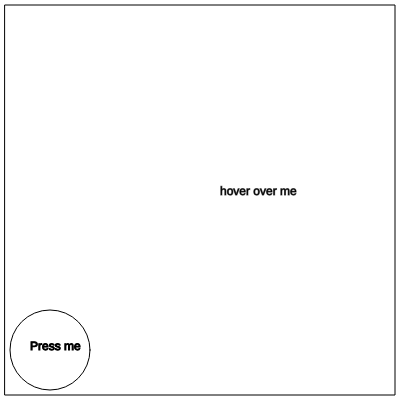
Frame 1 (no input)
Frame 60 (no input): identical to frame 1, image omitted
Frame 120 (the mouse pressed at the canvas centre since frame 60): identical to frame 1, image omitted

The p5.js sketch that drew this single still picture (run headless with seeded random() and noise() and a simulated clock; from frame 60 on, the mouse is pressed at the canvas centre):

// p5.js sketch
// ── sketch.js
//Variables 
var x = 50;
var y = 350;
var w = 80;
var h = 80; 
var a = 5;
var b = 5;
var c = 390;
var d = 390;
var m, ballX, ballY;

function setup(){
 createCanvas(400,400);
 background(255);
 stroke(0);
 noFill();
  m= false;
  ballX=width/2;
  ballY=height/2;
}

function draw(){
 background(255);
   
    //rect
     //hover over rect
 push();
    if(mouseX>a && mouseX <x+c && mouseY>y &&mouseY < y+d){
    fill(200);
    } else{
        fill(255);
    }
       rect(a,b,c,d);
pop();

push();
stroke(100);
 fill(0);
 var s = "hover over me";
 text(s, 220, 195);
 pop(); 
  
  // circle button
  //hover over circle
   if((dist(mouseX, mouseY,x,y)<40)){
    fill(200);
    } else{
        fill(255);
    } 
  
  ellipse(x,y,w,h);
 
push();
 fill(0);
 var p = "Press me";
 text(p, 30, 350);
 pop();
  
//interaction  
  
  if (m){
    push();
         fill(0,0,255);
    ellipse(ballX, ballY, 20,20);
    pop();
    ballX+= random(-5,5);
    ballY += random (-5,5);
    }
}

function mousePressed(){
 if ((dist(mouseX, mouseY, x, y)<40)){
      m = !m;
    }
  
  
}
